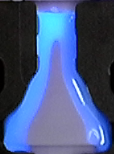
#> input picture hsv/purple/images/temp.png, 114 x 154 px, found by its file name
$ python hsv_dragger.py
#> lines starting #> are read from the running program, lines starting #| are printed output that depends on the picture; after the words box and inside, x2 and y2 are one past the last pixel; in counts of white or black regions, pixels touching at a corner belong together
import cv2
import numpy as np

# Hàm callback cho trackbar
def nothing(x):
    pass

# Đọc ảnh
path = r"D:\NguyenCuong\1A\FT672\hsv\purple\images\temp.png"  # Thay bằng đường dẫn ảnh của bạn
image = cv2.imread(path)
#> image is the input picture: shape (154, 114, 3); mean B, G, R 129.3, 86.7, 68.5

if image is None:
    print(f"Không thể đọc ảnh từ {path}")
    exit()

# Chuyển sang HSV
hsv = cv2.cvtColor(image, cv2.COLOR_BGR2HSV)
#> hsv: shape (154, 114, 3); mean H, S, V 80.8, 87, 130.1

# Tạo cửa sổ cho trackbar
cv2.namedWindow("HSV Controls")

# Tạo trackbar để điều chỉnh HSV cho màu xanh và màu trắng
cv2.createTrackbar("Blue H Min", "HSV Controls", 0, 179, nothing)   # Blue H Min: 90 (ban đầu)
#> slider 'Blue H Min' is set to 35
cv2.createTrackbar("Blue H Max", "HSV Controls", 115, 179, nothing)  # Blue H Max: 115 (ban đầu)
cv2.createTrackbar("S Min", "HSV Controls", 0, 255, nothing)        # S Min: 50 (ban đầu)
#> slider 'S Min' is set to 51
cv2.createTrackbar("S Max", "HSV Controls", 255, 255, nothing)       # S Max: 255
cv2.createTrackbar("V Min", "HSV Controls", 130, 255, nothing)       # V Min: 110 (ban đầu)
cv2.createTrackbar("V Max", "HSV Controls", 255, 255, nothing)       # V Max: 255
cv2.createTrackbar("White S Max", "HSV Controls", 0, 255, nothing)  # White S Max: 60 (ban đầu)
#> slider 'White S Max' is set to 255
cv2.createTrackbar("White V Min", "HSV Controls", 255, 255, nothing)  # White V Min: 90 (ban đầu)

while True:
    # Lấy giá trị từ trackbar
    blue_h_min = cv2.getTrackbarPos("Blue H Min", "HSV Controls")
    blue_h_max = cv2.getTrackbarPos("Blue H Max", "HSV Controls")
    s_min = cv2.getTrackbarPos("S Min", "HSV Controls")
    s_max = cv2.getTrackbarPos("S Max", "HSV Controls")
    v_min = cv2.getTrackbarPos("V Min", "HSV Controls")
    v_max = cv2.getTrackbarPos("V Max", "HSV Controls")
    white_s_max = cv2.getTrackbarPos("White S Max", "HSV Controls")
    white_v_min = cv2.getTrackbarPos("White V Min", "HSV Controls")

    # Định nghĩa khoảng màu xanh
    lower_blue = np.array([blue_h_min, s_min, v_min])
    upper_blue = np.array([blue_h_max, s_max, v_max])

    # Định nghĩa khoảng màu trắng (S thấp, V cao)
    lower_white = np.array([0, 0, white_v_min])
    upper_white = np.array([179, white_s_max, 255])

    # Tạo mask cho màu xanh và màu trắng
    blue_mask = cv2.inRange(hsv, lower_blue, upper_blue)
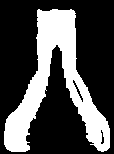
#> blue_mask: shape (154, 114); 30.5% white; 1 white region, box (x1, y1, x2, y2) and area: (4, 9, 110, 152) 5351
    white_mask = cv2.inRange(hsv, lower_white, upper_white)
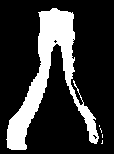
#> white_mask: shape (154, 114); 21.5% white; 5 white regions (4 under 20 px), largest, box (x1, y1, x2, y2) and area: (6, 8, 99, 150) 3757

    # Gộp mask của màu xanh và màu trắng thành Group 1
    group1_mask = cv2.bitwise_or(blue_mask, white_mask)
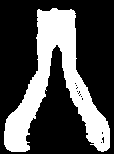
#> group1_mask: shape (154, 114); 30.8% white; 1 white region, box (x1, y1, x2, y2) and area: (4, 8, 110, 152) 5410

    # Áp dụng mask lên ảnh gốc để tách riêng
    group1_result = cv2.bitwise_and(image, image, mask=group1_mask)
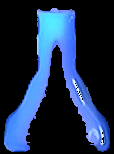
#> group1_result: shape (154, 114, 3); mean B, G, R 75.3, 45.5, 27.1

    # Lưu ảnh kết quả
    cv2.imwrite(r'D:\NguyenCuong\1A\FT672\hsv\purple\images\group1_result.png', group1_result)
    cv2.imwrite(r'D:\NguyenCuong\1A\FT672\hsv\purple\images\group1_mask.png', group1_mask)

    # Hiển thị kết quả
    cv2.imshow("Original Image", image)
    cv2.imshow("Group 1 (Blue + White) Mask", group1_mask)
    cv2.imshow("Group 1 (Blue + White) Result", group1_result)

    # Thoát khi nhấn ESC
    if cv2.waitKey(1) & 0xFF == 27:
#> (key Esc is pressed here)
        break

cv2.destroyAllWindows()
